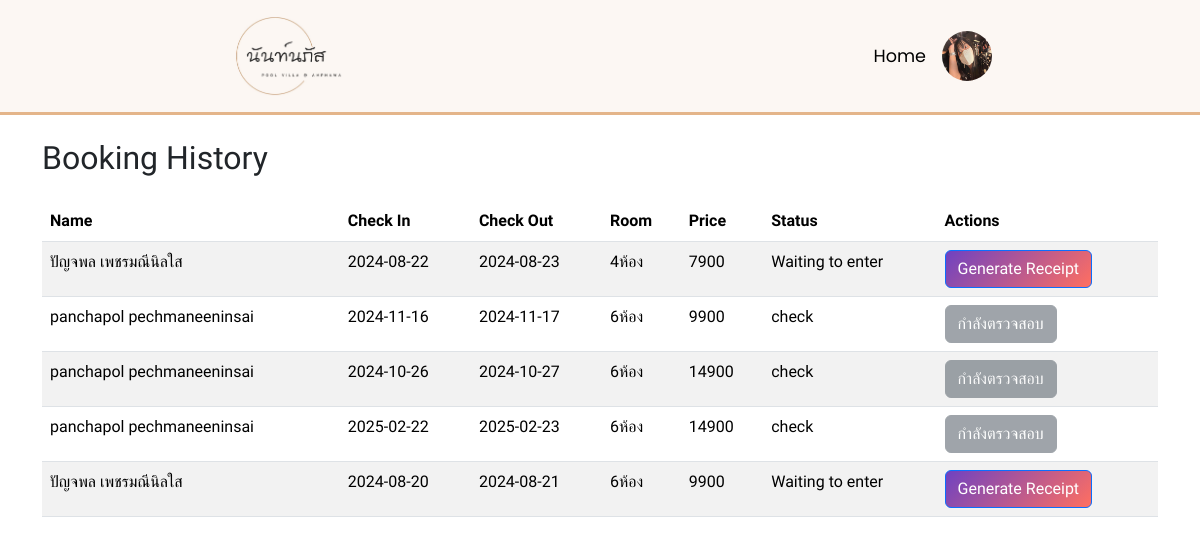
Page /webPovila/booking_history.php (signed in) on the earlier database version.
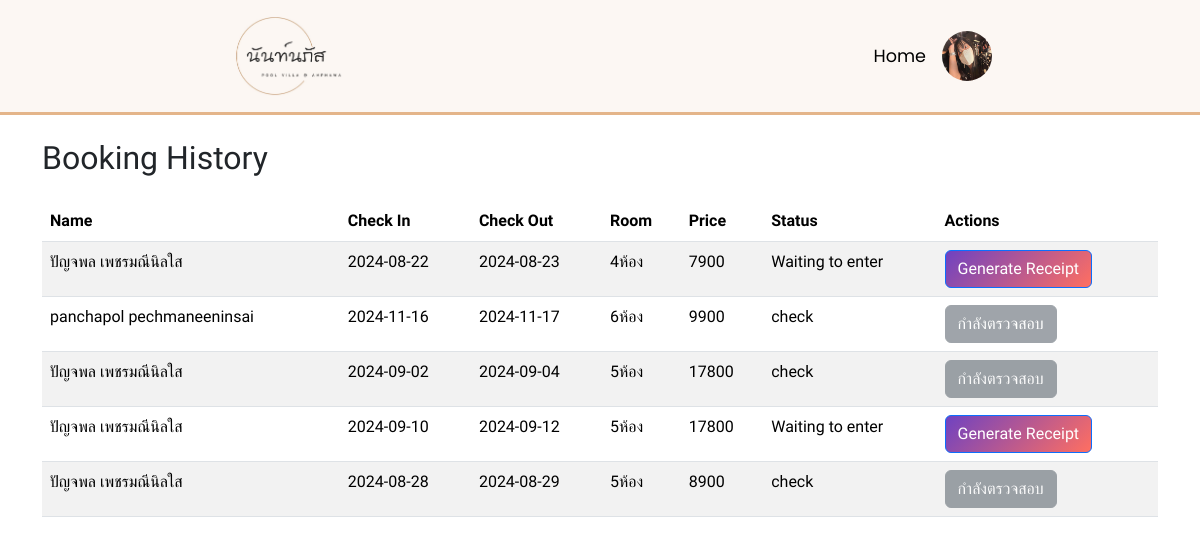
Same page on the later database version.
### tables this page shows
CREATE TABLE `orders_db` (
  `id` int(11) NOT NULL,
  `name` varchar(255) NOT NULL,
  `price` int(11) NOT NULL,
  `people` int(11) NOT NULL,
  `checkin` date NOT NULL,
  `checkout` date NOT NULL,
  `status` varchar(255) NOT NULL,
  `phone` varchar(255) NOT NULL,
  `room` varchar(255) NOT NULL,
  `firstname` varchar(255) NOT NULL,
  `lastname` varchar(255) NOT NULL,
  `slip` text NOT NULL,
  `user_id` varchar(255) NOT NULL
);

### webPovila/booking_history.php (the view, shortened to what this page needs)
<?php
$servername = "localhost";
$username = "root";
$password = "";
$dbname = "my_website";
$conn = new mysqli($servername, $username, $password, $dbname);
$profile_picture = 'default_profile.png';
if (isset($_SESSION['user_id'])) {
    $user_id = $_SESSION['user_id'];
    $query = "SELECT profile_picture FROM login_user WHERE id = ?";
    $stmt = $conn->prepare($query);
    $stmt->bind_param("i", $user_id);
    $stmt->execute();
    $result = $stmt->get_result();
    $user = $result->fetch_assoc();
    $profile_picture = $user['profile_picture'] ?: 'default_profile.png';
    $query = "SELECT id, checkin, checkout, room, price, name, status FROM orders_db WHERE user_id = ?";
    $stmt = $conn->prepare($query);
    $stmt->bind_param("i", $user_id);
    $stmt->execute();
    $result = $stmt->get_result();
}
?>
<!DOCTYPE html>
<html lang="en">
<head>
    <link href="https://cdn.jsdelivr.net/npm/bootstrap@5.3.3/dist/css/bootstrap.min.css" rel="stylesheet">
    <link rel="stylesheet" href="css/styles.css">
    <link rel="stylesheet" href="css/book_his.css">
</head>
<body>
<nav>
    <div class="nav__logo">
        <img src="poo/logo1.jpg" alt="Logo" width="22" height="80" style="display: flex; width: 100%;">
    </div>
    <ul class="nav__links1">
        <li class="link1">
            <a href="index.php">Home</a>
            <?php if (isset($_SESSION['user_id'])): ?>
                <div class="user">
                    <img src="<?php echo $profile_picture; ?>" alt="Profile Picture" style="border-radius: 50%;" onclick="toggleDropdown()">
                </div>
            <?php endif; ?>
        </li>
    </ul>
</nav>
<div class="container">
    <h2 class="mt-4">Booking History</h2>
    <table class="table table-striped mt-4">
        <thead>
            <tr>
                <th>Name</th>
                <th>Check In</th>
                <th>Check Out</th>
                <th>Room</th>
                <th>Price</th>
                <th>Status</th>
                <th>Actions</th>
            </tr>
        </thead>
        <tbody>
            <?php if ($result->num_rows > 0): ?>
                <?php while ($row = $result->fetch_assoc()): ?>
                    <tr>
                        <td><?php echo $row['name'];  ?></td>
                        <td><?php echo $row['checkin']; ?></td>
                        <td><?php echo $row['checkout']; ?></td>
                        <td><?php echo $row['room']; ?></td>
                        <td><?php echo $row['price']; ?></td>
                        <td><?php echo $row['status']; ?></td>
                        <td>
    <?php if ($row['status'] === 'check'): ?>
        <button type="button" class="btn btn-secondary" disabled>กำลังตรวจสอบ</button>
    <?php else: ?>
        <form action="generate_receipt.php" method="post" target="_blank">
            <button type="submit" class="btn btn-primary">Generate Receipt</button>
        </form>
    <?php endif; ?>
</td>
                    </tr>
                <?php endwhile; ?>
            <?php else: ?>
                <tr>
                    <td colspan="7">No bookings found.</td>
                </tr>
            <?php endif; ?>
        </tbody>
    </table>
</div>
</body>
</html>

### webPovila/css/styles.css (style rules this page uses)
:root { --primary-color: #2c3855; --primary-color-dark: #435681; --text-dark: #333333; --text-light: #767268; --extra-light: #FCF7F3; --extra-light1: #C79A70; --white: #ffffff; --max-width: 1200px; }
* { margin: 0; padding: 0; box-sizing: border-box; cursor: url(); }
body { font-family: "Kanit", "Poppins", sans-serif; }
nav { margin: 0; padding: 1rem 13rem; display: flex; align-items: center; background-color: #fcf0e4; border-bottom-style: solid; border-color: #e4b58a; width: 100%; justify-content: space-between; }
.nav__logo { font-size: 1.5rem; font-weight: 600; color: #fbe0c6; }

### webPovila/css/book_his.css (style rules this page uses)
.nav__logo { font-size: 1.5rem; font-weight: 600; color: var(--text-dark); }
nav { margin: 0; padding: 1rem 13rem; display: flex; align-items: center; background-color: #FCF7F3; border-bottom-style: solid; border-color: #e4b58a; width: 100%; justify-content: space-between; }
.nav__links1 { list-style: none; display: flex; align-items: center; gap: 2rem; margin: 0; padding: 0; }
.link1 { display: flex; align-items: center; gap: 1rem; }
.link1 a { font-weight: 400; font-size: 1.1em; color: #000; transition: 0.3s; text-decoration: none; font-family: "Poppins", sans-serif; }
.user { display: flex; align-items: center; position: relative; }
.user img { border-radius: 50%; width: 50px; height: 50px; cursor: pointer; }
.btn-primary { background: linear-gradient(135deg, #6f42c1, #ff6f61); }

Differences in the rows shown:
removed orders_db: name "panchapol pechmaneeninsai", checkin "2024-10-26", checkout "2024-10-27", room "6ห้อง", price "14900", status "check", shows "กำลังตรวจสอบ"
removed orders_db: name "panchapol pechmaneeninsai", checkin "2025-02-22", checkout "2025-02-23", room "6ห้อง", price "14900", status "check", shows "กำลังตรวจสอบ"
removed orders_db: name "ปัญจพล เพชรมณีนิลใส", checkin "2024-08-20", checkout "2024-08-21", room "6ห้อง", price "9900", status "Waiting to enter"
added orders_db: name "ปัญจพล เพชรมณีนิลใส", checkin "2024-09-02", checkout "2024-09-04", room "5ห้อง", price "17800", status "check", shows "กำลังตรวจสอบ"
added orders_db: name "ปัญจพล เพชรมณีนิลใส", checkin "2024-09-10", checkout "2024-09-12", room "5ห้อง", price "17800", status "Waiting to enter"
added orders_db: name "ปัญจพล เพชรมณีนิลใส", checkin "2024-08-28", checkout "2024-08-29", room "5ห้อง", price "8900", status "check", shows "กำลังตรวจสอบ"
